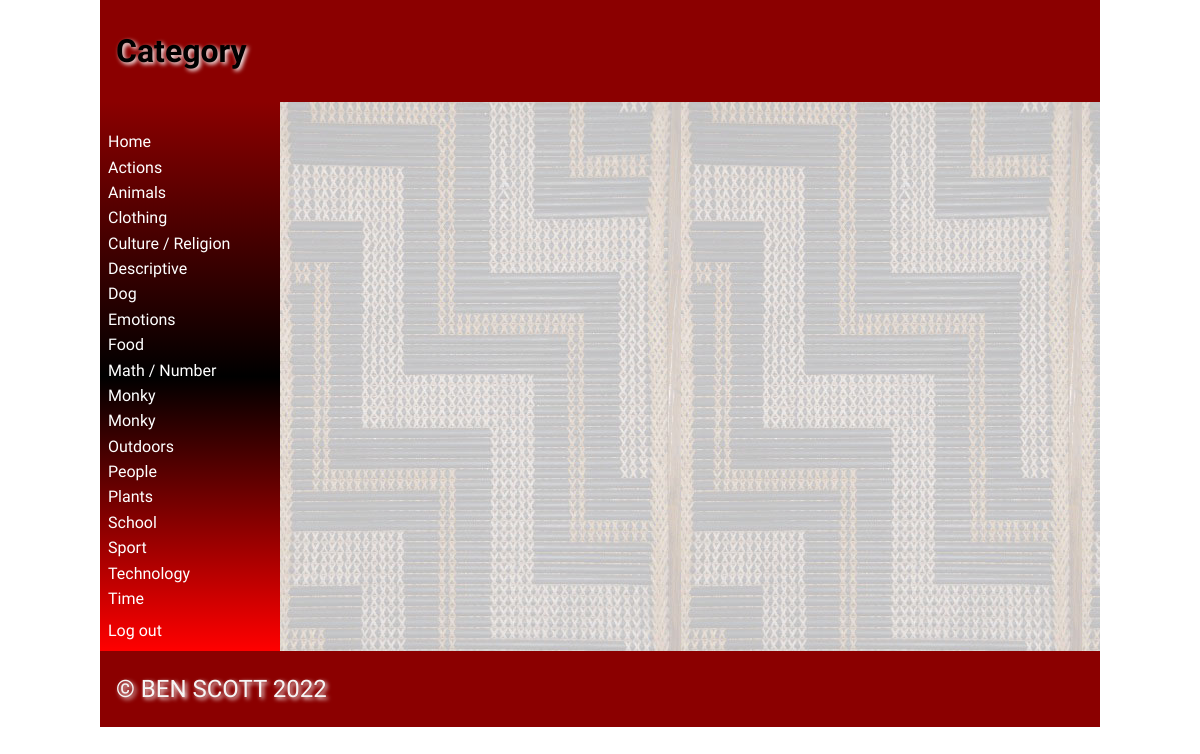
The page /editword/320 (signed in) on the database as committed earlier.
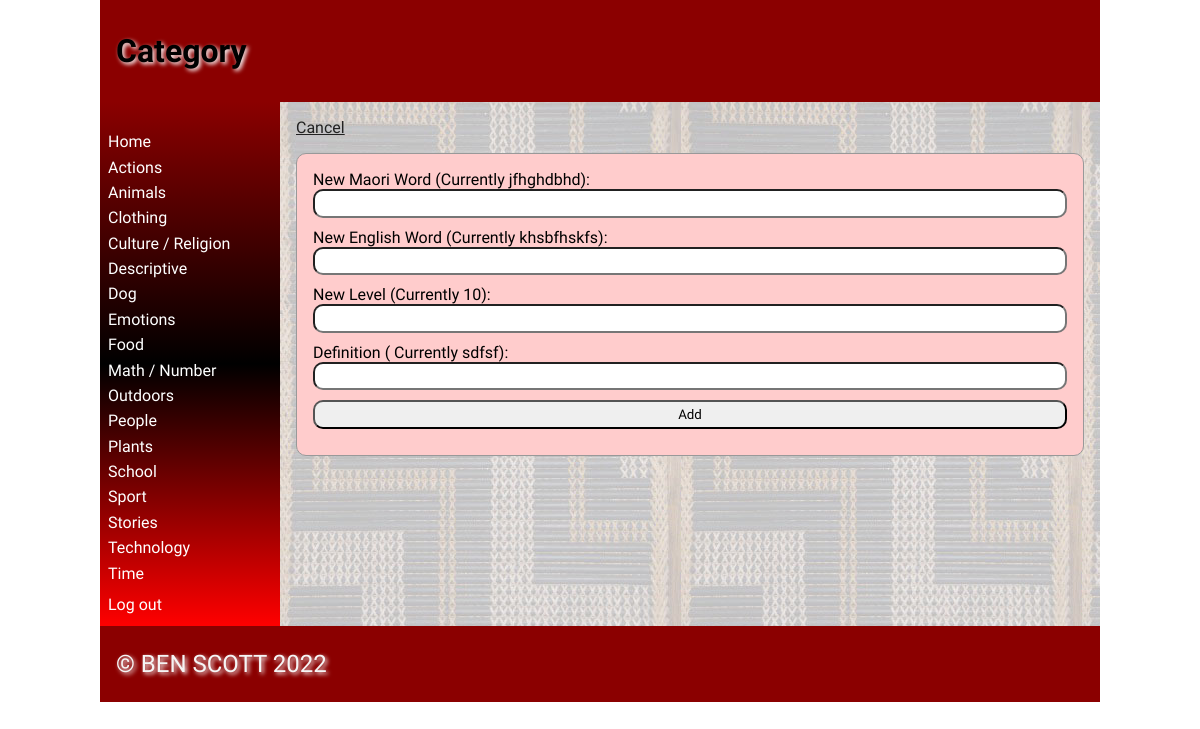
The same page on the database as committed later.
### tables this page shows
CREATE TABLE categories
(
	id integer
		constraint categories_pk
			primary key autoincrement,
	category varchar(30)
);

CREATE TABLE "words"
(
    id           integer
        constraint words_pk
            primary key autoincrement
        constraint words_user_user_fk
            references user (user),
    maori_word   varchar(30),
    english_word varchar(30),
    catID        varchar(30)
        references categories,
    description  varchar(200),
    level        integer,
    userid       varchar(60),
    timestamp    datetime,
    image        varchar(30)
);

### app.py (the view, shortened to what this page needs)
@app.route('/editword/<wordid>',methods=['POST', 'GET']) #edit word route, used everytime a user wants to edit the data of a word, uses editword.html
def web_edit_word(wordid):
    if not is_teacher():
        return redirect("/") #if user is not a teacher, they're redirected to the homepage
    try:
        int(wordid)
    except ValueError:
        return redirect('/') #if wordid isn't a number, user is redirected to the homepage
    query = "SELECT maori_word, english_word, userid, id, description, level, timestamp, image FROM words WHERE id IS ?"
    con = create_connection(DATABASE)#creates connection to the database
    cur = con.cursor()
    cur.execute(query, (wordid,)) # selects data for a certain word
    word_list = cur.fetchall() #puts data into a list
    con.close()
    return render_template('editword.html', categories=get_category_list(), logged_in=is_logged_in(), words=word_list, teacher=is_teacher())

### app.py (called while the page is built)
def create_connection(db_file):
    try:
        connection = sqlite3.connect(db_file)
        return connection
    except Error as e:
        print(e)
    return None

def get_category_list():
    con = create_connection(DATABASE)
    query = "SELECT category, id FROM categories ORDER BY category ASC "
    cur = con.cursor()
    cur.execute(query)
    category_list = cur.fetchall()
    con.close()
    return category_list

def is_teacher(): #function that checks whether or not a user is a teacher
    if session.get("role") == '1':
        print("Is a teacher")
        return True
    return False

def is_logged_in(): #function that checks whether a user is logged in or not
    if session.get("email") is None:
        print("Not logged in")
        return False
    else:
        print("Logged in")
        return True

### templates/editword.html (shortened to what this page needs)
{%  extends 'base.html' %}
{% block heading %}Category{% endblock %}
{% block main %}
{% if teacher %}
{% for word in words %}
<a href="/word/{{ word [3] }}">Cancel</a>
 <form class="dataForm" method="post">
     <div class="form-group">
        <div class="form-label">New Maori Word (Currently {{ word[0] }}):</div>
        <div class="form-element"><input type="text" name="new_maori_word" id="new_maori_word" required></div>
     </div>
     <div class="form-group">
        <div class="form-label">New English Word (Currently {{ word[1] }}):</div>
        <div class="form-element"><input type="text" name="new_english_word" id="new_english_word" required></div>
     </div>
     <div class="form-group">
        <div class="form-label">New Level (Currently {{ word[5] }}):</div>
        <div class="form-element"><input type="number" name="new_level" id="new_level" required></div>
     </div>
     <div class="form-group">
        <div class="form-label">Definition ( Currently {{ word[4] }}):</div>
        <div class="form-element"><input type="text" name="new_definition" id="new_definition" required></div>
     </div>
     <div class="button-group">
        <div class="button-group"><input type="submit" value="Add"></div>
    </div>
 </form>
{% endfor %}
{% endif %}
{% endblock %}

### templates/base.html (shortened to what this page needs)
<!doctype html>
<html lang="en">
<head>
	<link href="{{ url_for('static', filename='css/style.css') }}" rel="stylesheet">
</head>
<body>
	<div id="container">
		<header>
			<h1>{% block heading %}MAORI DICTIONARY!{% endblock %}</h1>
		</header>
		<nav>
			<ul>
                <li><a href="/">Home</a></li>
				<div class="category">
				{% for category in categories %}
					<div class ="category-box">
						<li><a href="/category/{{ category[1] }}">{{ category[0] }}</a></li>
					</div>
                {% endfor %}
				</div>
				<li> </li>
				{% if logged_in %}
				<li><a href="/logout">Log out</a></li>
				{% else %}
				<li><a href="/login">Login</a></li>
				{% endif %}
			</ul>
		</nav>
		<main>
		{% block main %}{% endblock %}
        </main>
		<footer>
			<p>
				&copy; BEN SCOTT 2022
			</p>
		</footer>
	</div>
</body>
</html>

Rows that differ between the two databases and show on the page:
removed categories: category "Monky"
removed categories: category "Monky"
added categories: category "Stories"
added words: maori_word "jfhghdbhd", english_word "khsbfhskfs", level "10", description "sdfsf"
